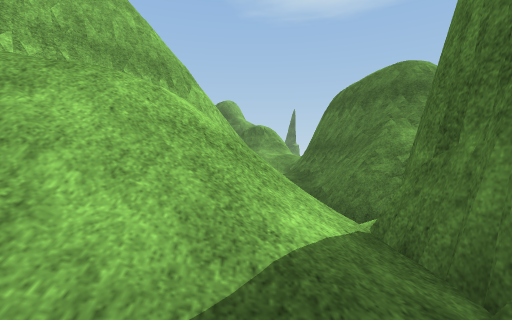
View 1 (above)

24 first-person views from a walk through a Unity game level. The camera is 1.2 m above the floor, looks level and sees 85° across. The floor is counted in squares, 2 m on a side. Each view is taken from the middle of a square. On the plan, view 1 faces up. The plan holds only what a view shows up to about 9 squares ahead; the rest is blank. The place goes on beyond the plan. The player is left out. Some surface patterns are stand-ins.

View 2
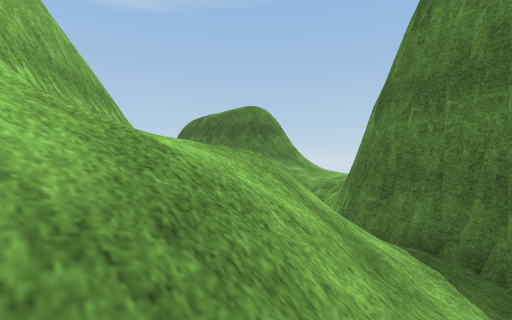

View 3
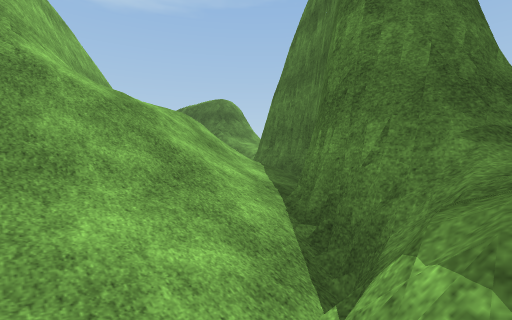

View 4
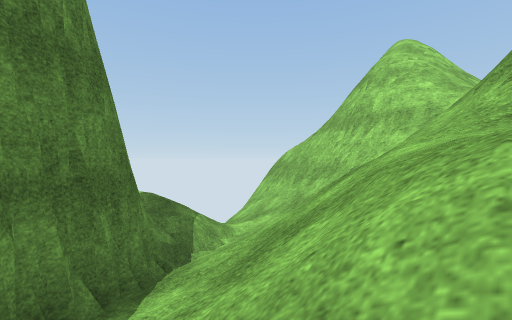

View 5
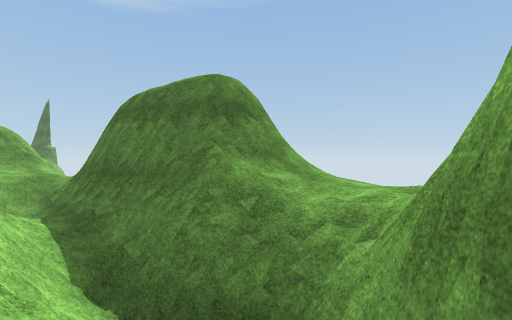

View 6
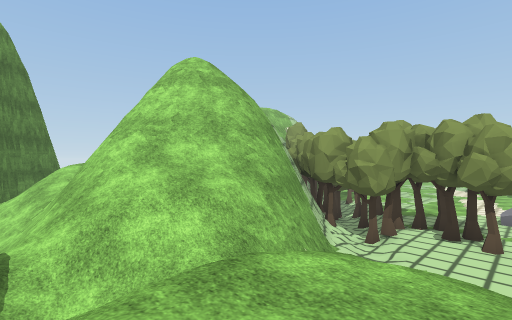

View 7
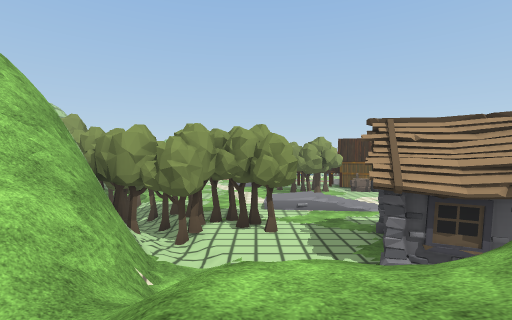

View 8
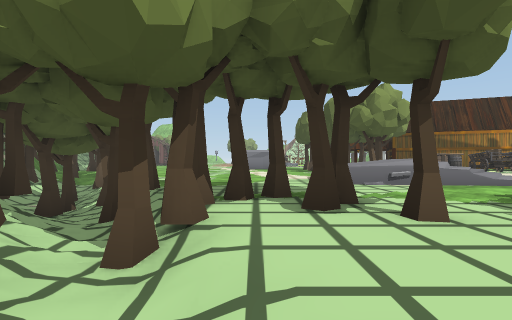

View 9
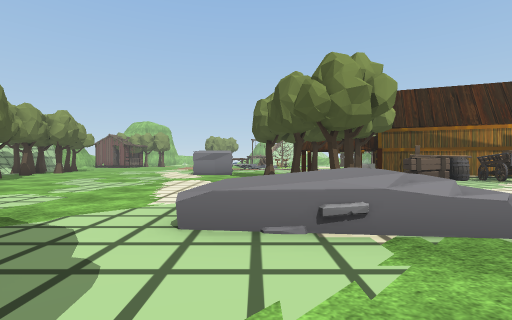

View 10
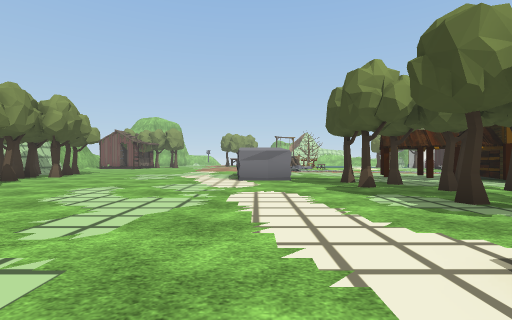

View 11
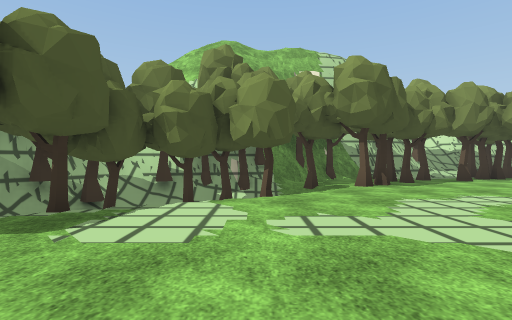

View 12
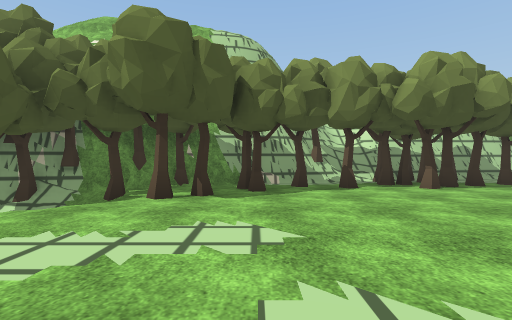

View 13
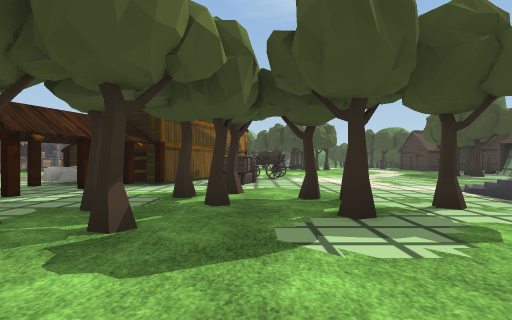

View 14
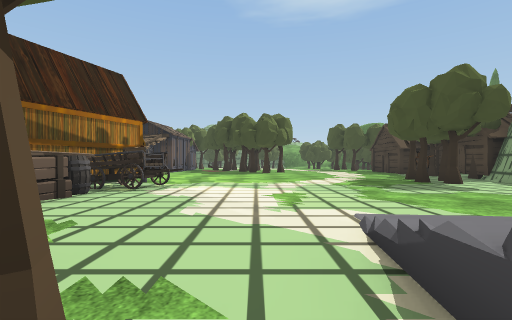

View 15
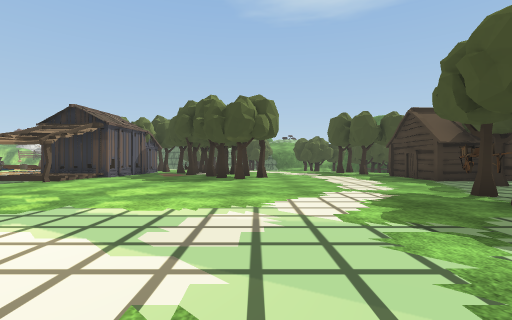

View 16
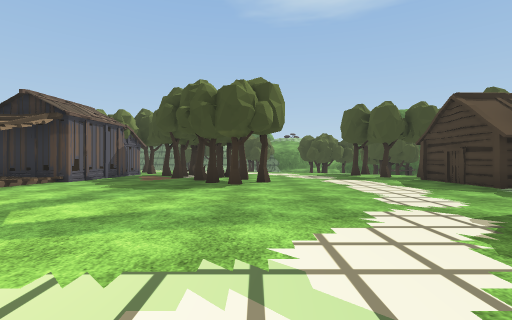

View 17
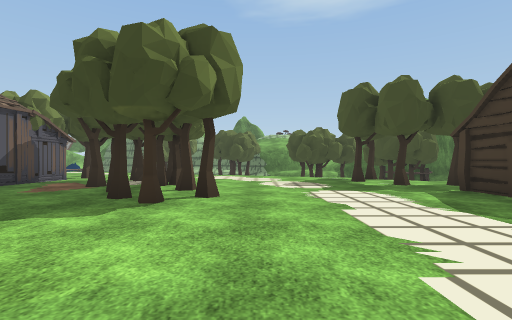

View 18
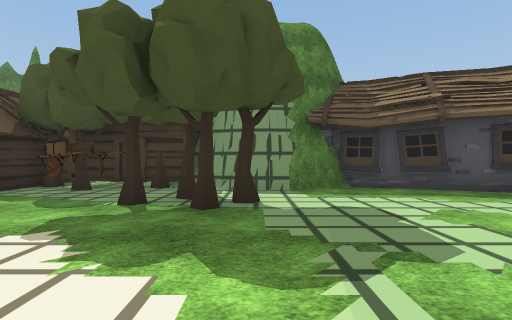

View 19
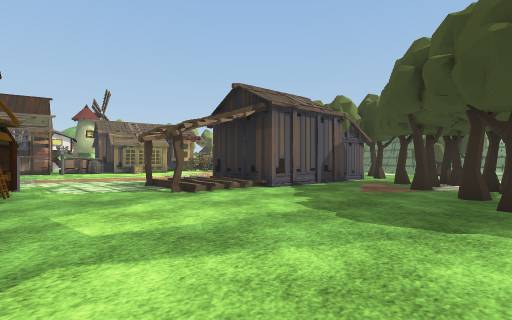

View 20
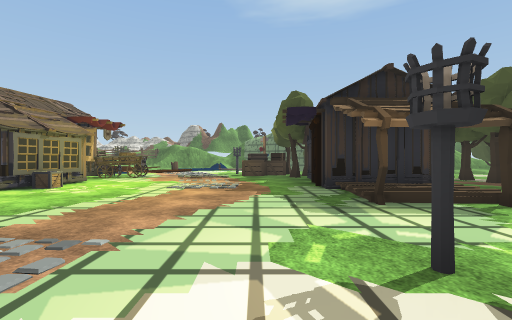

View 21
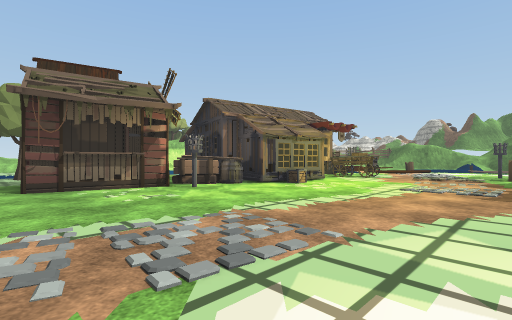

View 22
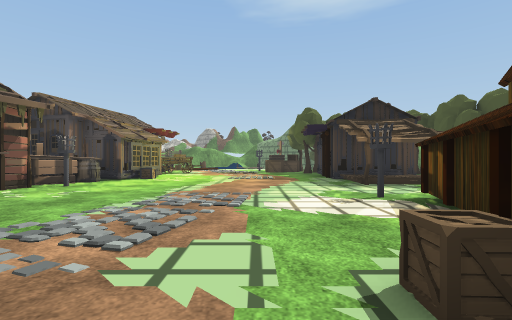

View 23
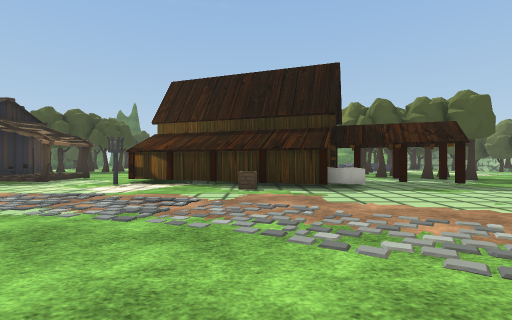

View 24
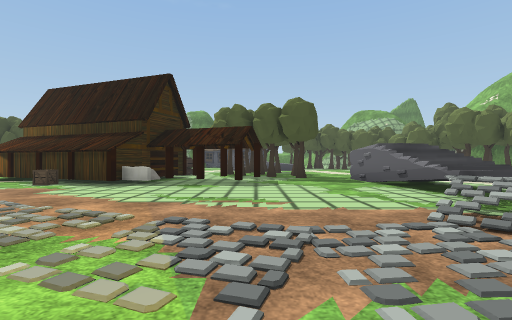

### Floor plan
Key: @ floor where view 1 was taken; # wall or solid block; . main floor; : floor 0.25 m higher than the main floor; + floor 8.25 m higher than the main floor; / step, stairs or slope; = window, fence, low wall or low ledge; ^ raised ledge; v drop or lower ground; T tree; B barn; C cart; R crate; H hut; U building; O other object.
Columns run from 28 left of view 1 to 2 right of it. Each row starts with its distance up from view 1.
 31      ... T  T.   .....T
 30   U.......#OT.TTT....T.
 29  UU.......###.TTT.....TTO
 28  UUU......###.T..T.....  O
 27 U.UR......###..T.T....HHHH
 26  UU.......//....T.....H  H
 25   O.......//..........HTH
 24  OOO..................OTHH
 23  OO...................OT
 22 OO.......BBBB........T.T
 21 .........BB:B........T.#
 20    ......B :BC.......T.#
 19   ......RBB:CRR........##
 18    .....BB:BOO..........#
 17     ....BBBBO..........##
 16    ......BB............#
 15   ........B.TT...///..####
 14  ...........T.TT. #=..###.   =
 13   .........T..T..==....... ///
 12    //.....T.T....==......  ///
 11     ^=.###...........TT..  ////
 10      ^^^##..........TT.///////#
  9        .............TTT/##=///#
  8         ...........TT T###////#
  7          ........//TT##vv#////#
  6          ......./TTTT#  +v#=#/#
  5         ......T/TT//#     ###/#
  4        .....TT.TTTT##    ##///#
  3       ..T.TTT..TTT##    v#////#
  2       TTTT #T#T#        #////##
  1      .O TT####     =/// /////#
  0      ######      ###==# ////@#
 -1                    ####////###
 -2                       #///###
 -3                       #//=##
 -4                       #/ =

Positions as (right, up) in squares from view 1, and headings:
1: (0, 0), facing up
2: (-3, 0), facing up-right
3: (-4, -3), facing up-right
4: (0, 2), facing down-left
5: (0, 2), facing up-right
6: (1, 12), facing down-left
7: (1, 11), facing left
8: (-4, 10), facing left
9: (-7, 12), facing left
10: (-10, 10), facing left
11: (-12, 11), facing down
12: (-16, 9), facing down
13: (-15, 10), facing up
14: (-12, 13), facing up
15: (-11, 17), facing up
16: (-11, 19), facing up
17: (-10, 22), facing up
18: (-11, 20), facing right
19: (-12, 22), facing up-left
20: (-20, 21), facing up
21: (-20, 21), facing up-left
22: (-21, 18), facing up
23: (-26, 19), facing right
24: (-27, 14), facing right
